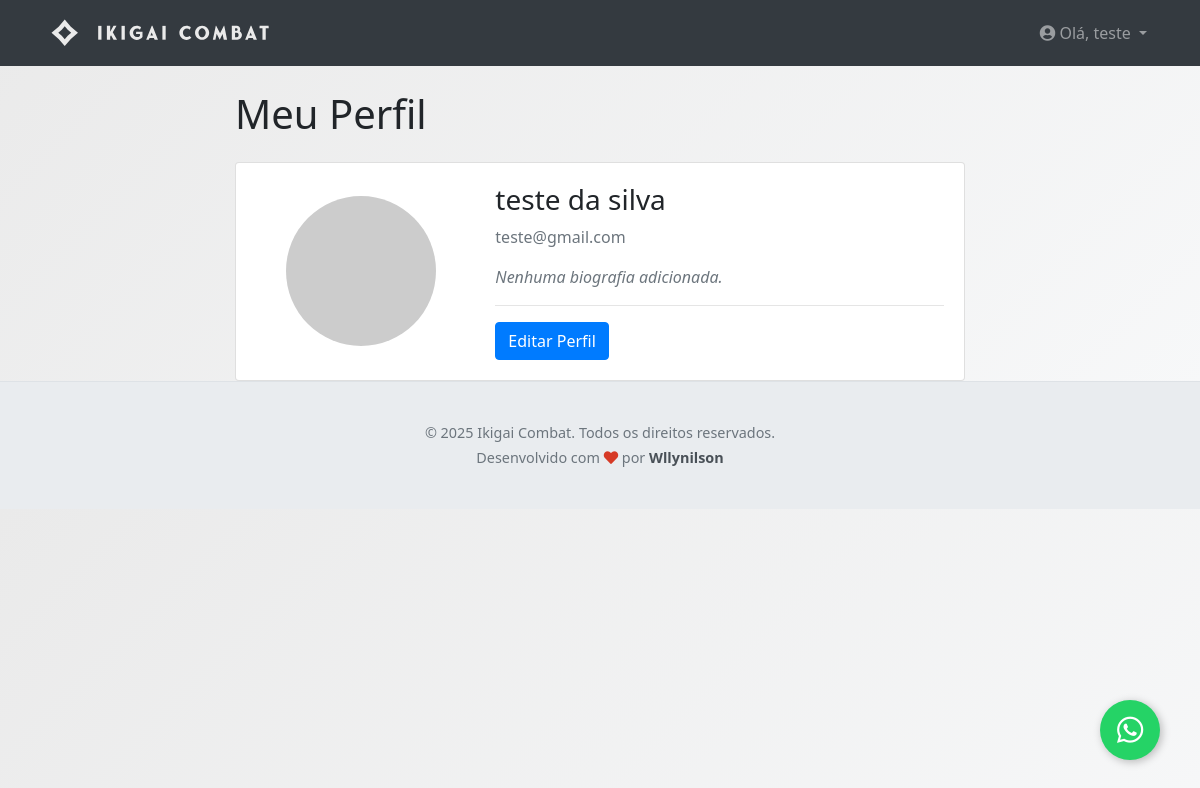
Page /perfil (signed in) on the committed database.
### app/models.py (models this page shows, shortened)
class User(UserMixin, db.Model):
    __tablename__ = 'users'
    id = db.Column(db.Integer, primary_key=True)
    username = db.Column(db.String(64), index=True, unique=True, nullable=False)
    email = db.Column(db.String(120), index=True, unique=True, nullable=False)
    password_hash = db.Column(db.String(128))
    nome_completo = db.Column(db.String(150), nullable=True)
    bio = db.Column(db.Text, nullable=True)
    imagem_perfil = db.Column(db.String(300), nullable=True)  # URL para a imagem de perfil
    role = db.Column(db.String(20), nullable=False, default='user')  # Papel do utilizador
    cpf = db.Column(db.String(14), unique=True, nullable=True)  # CPF será único e opcional no início
    telefone = db.Column(db.String(20), nullable=True)  # Telefone também opcional
    inscricoes = db.relationship('Inscricao', backref='participante', lazy='dynamic')

### app/auth/routes.py (the view)
@auth_bp.route('/perfil')
@login_required
def perfil():
    return render_template('auth/perfil.html', title='Meu Perfil')

### app/__init__.py (called while the page is built)
@login_manager.user_loader
def load_user(user_id):
    return models.User.query.get(int(user_id))

### app/templates/auth/perfil.html (shortened to what this page needs)
{% extends "base.html" %}
{% block content %}
<div class="row">
    <div class="col-md-8 offset-md-2">
        <h1 class="mb-4">Meu Perfil</h1>
        <div class="card">
            <div class="card-body">
                <div class="row align-items-center">
                    <div class="col-md-4 text-center">
                        {% if current_user.imagem_perfil %}
                            <img src="{{ current_user.imagem_perfil }}" alt="Foto de Perfil" class="img-fluid rounded-circle" style="width: 150px; height: 150px; object-fit: cover;">
                        {% else %}
                            <img src="https://via.placeholder.com/150" alt="Foto de Perfil Padrão" class="img-fluid rounded-circle">
                        {% endif %}
                    </div>
                    <div class="col-md-8">
                        <h3>{{ current_user.nome_completo or current_user.username }}</h3>
                        <p class="text-muted">{{ current_user.email }}</p>
                        {% if current_user.bio %}
                            <p class="mt-3"><em>"{{ current_user.bio }}"</em></p>
                        {% else %}
                            <p class="mt-3 text-muted"><em>Nenhuma biografia adicionada.</em></p>
                        {% endif %}
                        <hr>
                        <a href="{{ url_for('auth.editar_perfil') }}" class="btn btn-primary">Editar Perfil</a>
                    </div>
                </div>
            </div>
        </div>
    </div>
</div>
{% endblock %}

### app/templates/base.html (shortened to what this page needs)
<!DOCTYPE html>
<html lang="pt-BR">
<head>
    <link rel="stylesheet" href="https://stackpath.bootstrapcdn.com/bootstrap/4.5.2/css/bootstrap.min.css">
    <link rel="stylesheet" href="https://cdnjs.cloudflare.com/ajax/libs/font-awesome/5.15.3/css/all.min.css">
    <link rel="stylesheet" href="{{ url_for('static', filename='css/estilos_publicos.css') }}">
</head>
<body>
<nav class="navbar navbar-expand-lg navbar-dark bg-dark mb-4">
    <div class="container">
        <a class="navbar-brand" href="{{ url_for('public.index') }}">
            <img src="{{ url_for('static', filename='images/logo-navbar.svg') }}" alt="Ikigai Combat Logo" height="40">
        </a>
        <div class="collapse navbar-collapse" id="navbarNav">
            <ul class="navbar-nav mr-auto">
                <li class="nav-item active">
                    <a class="nav-link" href="{{ url_for('public.index') }}"> </a>
                </li>
            </ul>
            <ul class="navbar-nav">
                {% if current_user.is_authenticated %}
                    <li class="nav-item dropdown">
                        <a class="nav-link dropdown-toggle" href="#" id="navbarUserDropdown" role="button"
                           data-toggle="dropdown" aria-haspopup="true" aria-expanded="false">
                            <i class="fas fa-user-circle"></i> Olá, {{ current_user.username }}
                        </a>
                    </li>
                {% endif %}
            </ul>
        </div>
    </div>
</nav>
    <main role="main">
        <div class="container">
            {% block content %}{% endblock %}
        </div>
    </main>
<footer class="site-footer">
    <div class="container text-center">
        <p class="mb-1">&copy; {{ current_year }} Ikigai Combat. Todos os direitos reservados.</p>
        <p class="developer-credit mb-0">Desenvolvido com <i class="fas fa-heart"
                                                             style="color: var(--primary-red);"></i> por
            <a href="https://www.wllynilson.com.br" target="_blank">Wllynilson</a>
        </p>
    </div>
</footer>
<a href="https://wa.me/5563992457273?text=OSS!%20Preciso%20de%20ajuda%20com%20a%20plataforma%20de%20eventos%20Ikigai." class="whatsapp-fab" target="_blank" title="Fale com o Suporte">
    <i class="fab fa-whatsapp"></i>
</a>
</body>
</html>

### app/static/css/estilos_publicos.css (style rules this page uses)
:root { --primary-red: rgb(214, 58, 38); --primary-white: rgb(234, 234, 234); --dark-red: rgb(180, 45, 28); --light-red: rgba(214, 58, 38, 0.1); --shadow: 0 4px 20px rgba(0, 0, 0, 0.1); --border-radius: 12px; }
body { background: linear-gradient(135deg, var(--primary-white) 0%, #f8f9fa 100%); font-family: 'Segoe UI', Tahoma, Geneva, Verdana, sans-serif; }
.whatsapp-fab { position: fixed; width: 60px; height: 60px; bottom: 40px; right: 40px; background-color: #25D366; color: #FFF; border-radius: 50%; text-align: center; font-size: 30px; box-shadow: 2px 2px 8px rgba(0, 0, 0, 0.25); z-index: 1000; display: flex; align-items: center; justify-content: center; text-decoration: none; transition: all 0.3s ease; }
.site-footer { padding: 2.5rem 0; background-color: #e9ecef; border-top: 1px solid #dee2e6; font-size: 0.9rem; color: #6c757d; }
.developer-credit a { color: #495057; font-weight: 600; text-decoration: none; transition: color 0.3s ease; }

### rows in the picture
User: username "teste", nome_completo "teste da silva", email "teste@gmail.com"
